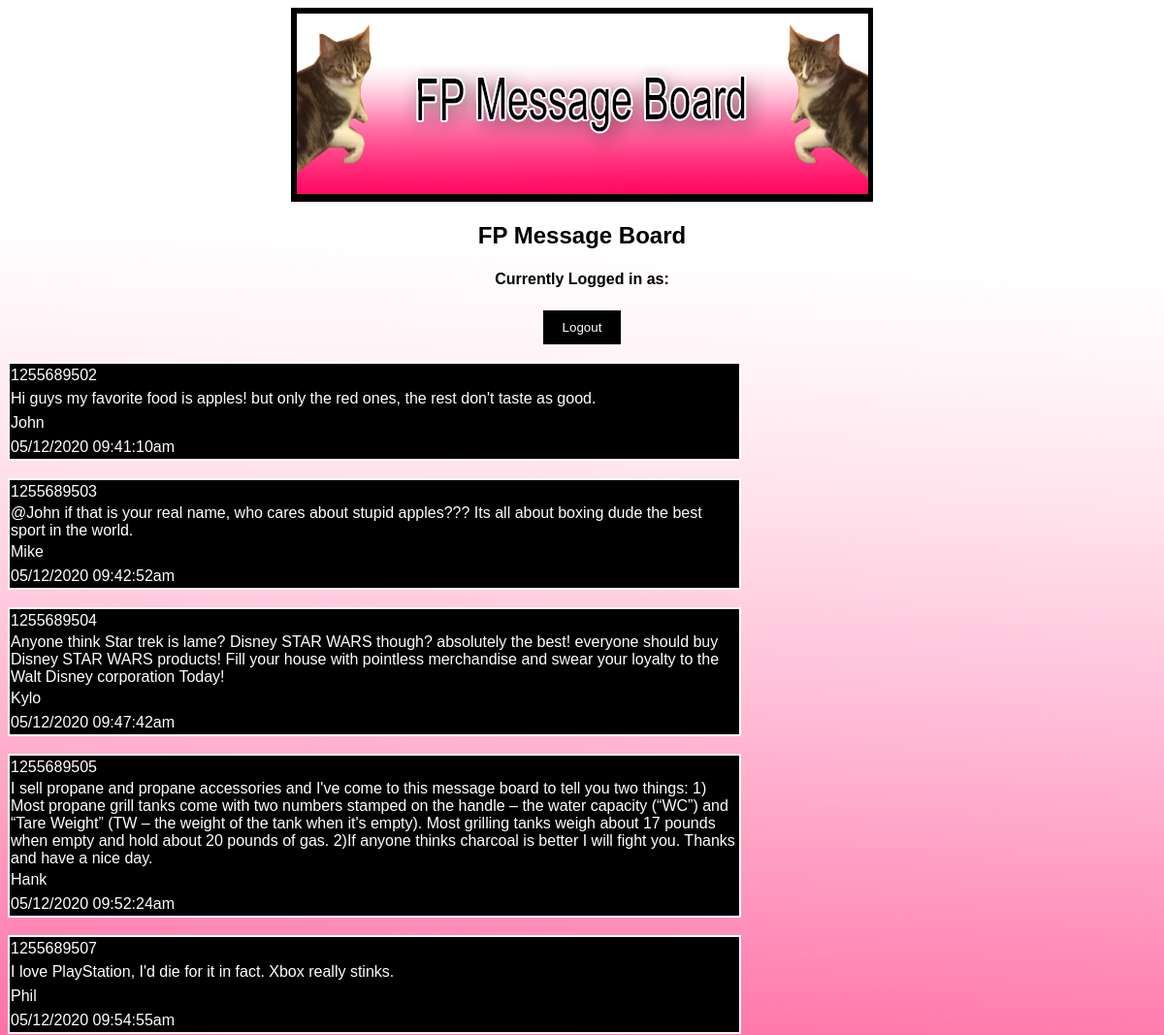
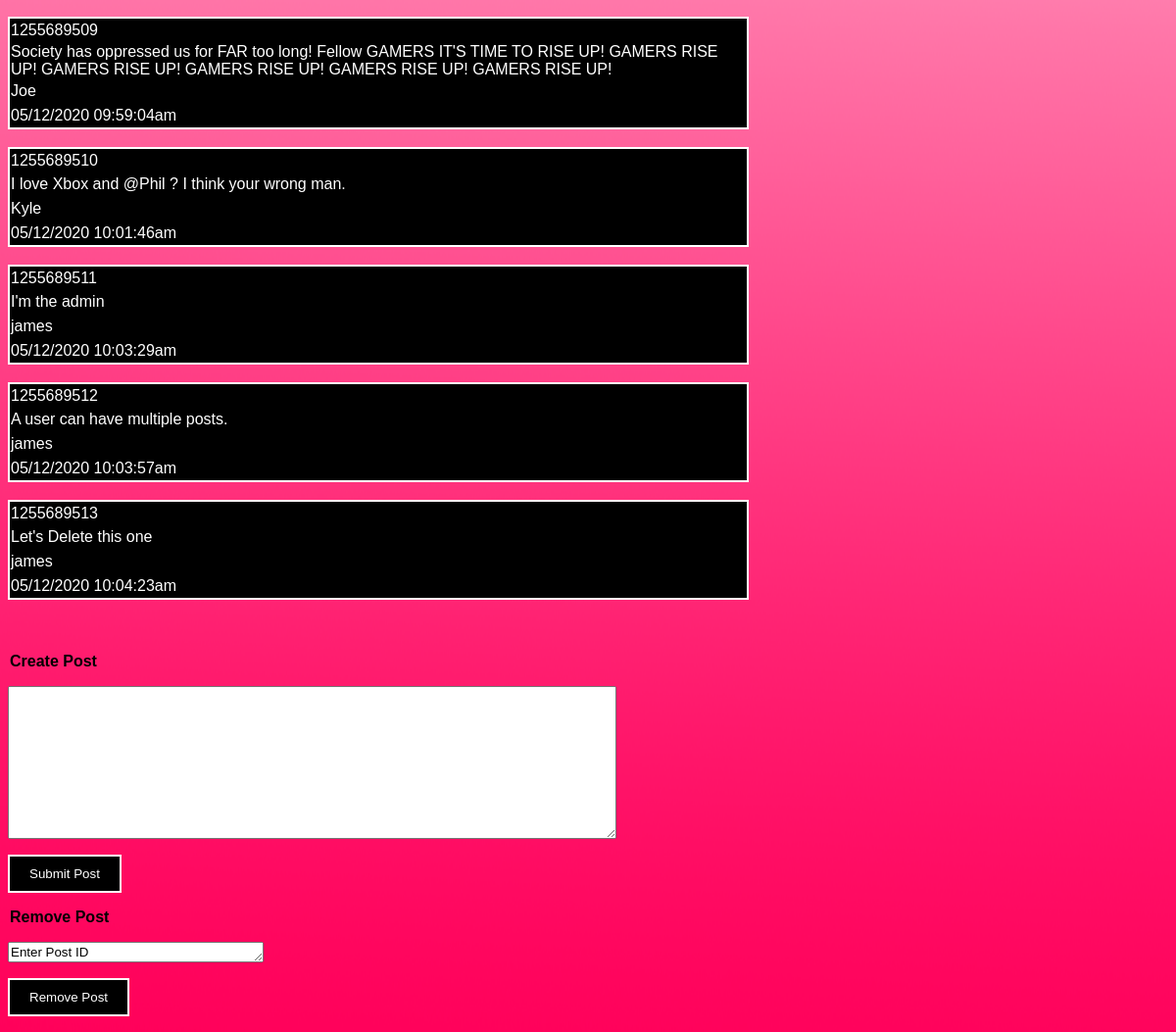
The page / on the database its author committed (2 pictures, top to bottom).
### tables this page shows
CREATE TABLE `post` (
  `POST_ID` int(10) NOT NULL,
  `USER_ID` int(2) NOT NULL,
  `POST_BODY` text NOT NULL,
  `POST_DATE` char(10) NOT NULL
);

CREATE TABLE `user` (
  `USER_ID` int(2) NOT NULL,
  `USERNAME` char(20) NOT NULL,
  `PASSWORD` char(255) NOT NULL,
  `FIRSTNAME` char(20) NOT NULL,
  `LASTNAME` char(20) DEFAULT NULL
);

### index.php (the view, shortened to what this page needs)
<?php
include 'dbconnect.php';
?>
<html>
<head>
    <link rel="stylesheet" type="text/css" href="css/styles.css">
</head>
<body>
<p>
    <h1 style="text-align:center "> <img src="img/Banner2.png" alt="Banner2" width="600" height="200"> </h1>
    <h2 style="text-align:center"> FP Message Board</h2>
    <?php
    echo "<h4 style=text-align:center> Currently Logged in as: ".$_COOKIE['user']." ".$_POST['Logout']."</h4>";
    ?>
    <div style="text-align:center">
    <form method="POST">
        <input type="submit" value="Logout" name="Logout">
    </form>
</div>
</p>
<?php
$query1 = "SELECT p.POST_ID,p.POST_BODY,u.FIRSTNAME,p.POST_DATE FROM user AS u, post AS p WHERE u.USER_ID=p.USER_ID ORDER BY p.POST_DATE ASC;";
$stmt = $connect->prepare($query1);
$stmt->execute();
$result = $stmt->get_result();
while ($row = $result->fetch_assoc())
{
    $arr1[] = $row;
}
for($i =0; $i<$result->num_rows;$i++){
    echo"<table>";
    foreach($arr1[$i] as $key => $value){
        if($key == "POST_DATE"){
            echo "<tr><td>".date('m/d/Y h:i:sa', $value)."</td></tr>";
        }
        else{
        echo "<tr><td>$value</td></tr>";
        }
    }
    echo"</table>";
}
?>
<form method="POST">
    <legend><b>Create Post</b></legend>
    <p>
        <textarea  type="text" name="post_body" rows="10" cols="75" required></textarea>
    </p>
    <input type="submit" value="Submit Post">
</form>
<form method="POST">
    <legend><b>Remove Post</b></legend>
    <p>
        <textarea  type="text" name="post_remove" rows="1" cols="30" required>Enter Post ID</textarea>
    </p>
    <input type="submit" value="Remove Post">
</form>
</body>
</html>

### css/styles.css (style rules this page uses)
* { font-family:Arial, Helvetica, sans-serif; }
body { background: url('../img/index_bg.png') fixed; background-size:100% 100%; }
table { border-collapse: collapse; background-color:black; border: 2px solid white; color:white; }
tr { height:25px; }
td { width:750px; }
input[type=submit] { border:none; color:black; background-color:black; border:2px solid white; padding:10px 20px; text-align:center; color:white; }

### rows shown on the page
post: POST_ID "1255689502", POST_BODY "Hi guys my favorite food is apples! but only the red ones, the rest don't taste as good.", POST_DATE "05/12/2020 09:41:10am"
user: FIRSTNAME "John"
post: POST_ID "1255689503", POST_BODY "@John if that is your real name, who cares about stupid apples??? Its all about boxing dude the best sport in the world.", POST_DATE "05/12/2020 09:42:52am"
user: FIRSTNAME "Mike"
post: POST_ID "1255689504", POST_BODY "Anyone think Star trek is lame? Disney STAR WARS though? absolutely the best! everyone should buy Disney STAR WARS products! Fill your house with pointless merchandise and swear your loyalty to the Walt Disney corporation Today!", POST_DATE "05/12/2020 09:47:42am"
user: FIRSTNAME "Kylo"
post: POST_ID "1255689505", POST_BODY "I sell propane and propane accessories and I've come to this message board to tell you two things: 1) Most propane grill tanks come with two numbers stamped on the handle – the water capacity (“WC”) and “Tare Weight” (TW – the weight of the tank when it's empty). Most grilling tanks weigh about 17 pounds when empty and hold about 20 pounds of gas. 2)If anyone thinks charcoal is better I will fight you. Thanks and have a nice day.", POST_DATE "05/12/2020 09:52:24am"
user: FIRSTNAME "Hank"
post: POST_ID "1255689507", POST_BODY "I love PlayStation, I'd die for it in fact. Xbox really stinks.", POST_DATE "05/12/2020 09:54:55am"
user: FIRSTNAME "Phil"
post: POST_ID "1255689509", POST_BODY "Society has oppressed us for FAR too long! Fellow GAMERS IT'S TIME TO RISE UP! GAMERS RISE UP! GAMERS RISE UP! GAMERS RISE UP! GAMERS RISE UP! GAMERS RISE UP!", POST_DATE "05/12/2020 09:59:04am"
user: FIRSTNAME "Joe"
post: POST_ID "1255689510", POST_BODY "I love Xbox and @Phil ? I think your wrong man.", POST_DATE "05/12/2020 10:01:46am"
user: FIRSTNAME "Kyle"
post: POST_ID "1255689511", POST_BODY "I'm the admin", POST_DATE "05/12/2020 10:03:29am"
user: FIRSTNAME "james"
post: POST_ID "1255689512", POST_BODY "A user can have multiple posts.", POST_DATE "05/12/2020 10:03:57am"
post: POST_ID "1255689513", POST_BODY "Let's Delete this one", POST_DATE "05/12/2020 10:04:23am"
